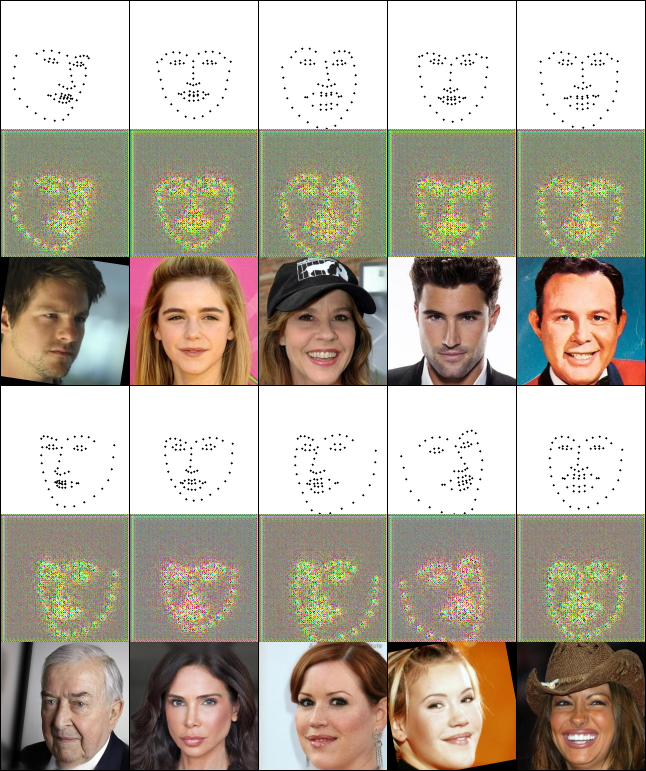
#> input picture Software/pix2pix/images/faces_deid_celeb/0.png, 1292 x 1542 px (shown at 1/2 size); its folder holds only this picture in this run
$ python -i 2FULLPreProcessingImages.py   (imports and definitions only)   (older library calls are emulated)
#> lines starting #> are read from the running program, lines starting #| are printed output that depends on the picture; after the words box and inside, x2 and y2 are one past the last pixel; in counts of white or black regions, pixels touching at a corner belong together
import cv2
import os
import numpy as np
from concurrent.futures import ProcessPoolExecutor

BASE_FOLDER = "C:/Users/Iris/Documents/RI_Training_Data/"

TRAIN_FOLDER = BASE_FOLDER + "TrainingSet"
VALID_FOLDER = BASE_FOLDER + "ValidationSet"


FINAL_TRAIN_FOLDER = BASE_FOLDER + "FinalTrainingSet"
FINAL_VALID_FOLDER = BASE_FOLDER + "FinalValidationSet"

BATCH_SIZE = 128  # Broj slika koje procesiramo odjednom
TARGET_SIZE = (256, 256)  # Ciljna veličina slika (256x256)

# Kreiraj foldere za obrađene slike
# [2 lines not run here, left out]

def adjust_contrast(image, alpha=1.2, beta=30):
    """Povećaj kontrast slike."""
    return cv2.convertScaleAbs(image, alpha=alpha, beta=beta)

# [6 lines left out: function rotate_image, not called in this run]

def flip_image(image):
    """Okreni sliku horizontalno."""
    return cv2.flip(image, 1)

def resize_image(image, target_size):
    """Promijeni veličinu slike na ciljanu veličinu."""
    return cv2.resize(image, target_size)

# [75 lines left out: functions preprocess_image_step1, preprocess_image_step2, preprocess_image_step3, not called in this run]

def sobel_edge_detection(
    image_path,
    output_folder,
    ksize=3,
    ddepth=cv2.CV_64F,
    threshold_value=30,
    invert=True,
    scale=1,
    delta=-0.25
    ):
    """Performs Sobel edge detection with fine-tuning options."""
#> called with image_path = 'pix2pix/images/faces_deid_celeb/0.png', output_folder = 'out.png', ksize = 3, ddepth = 6, threshold_value = 30, invert = True, scale = 1, delta = -0.25
    image = cv2.imread(image_path)
#> image is the input picture: shape (1542, 1292, 3); mean B, G, R 155.6, 169.4, 177.8
    if image is None:
        print(f"Ne mogu učitati sliku: {image_path}")
        return

    gray = cv2.cvtColor(image, cv2.COLOR_BGR2GRAY)
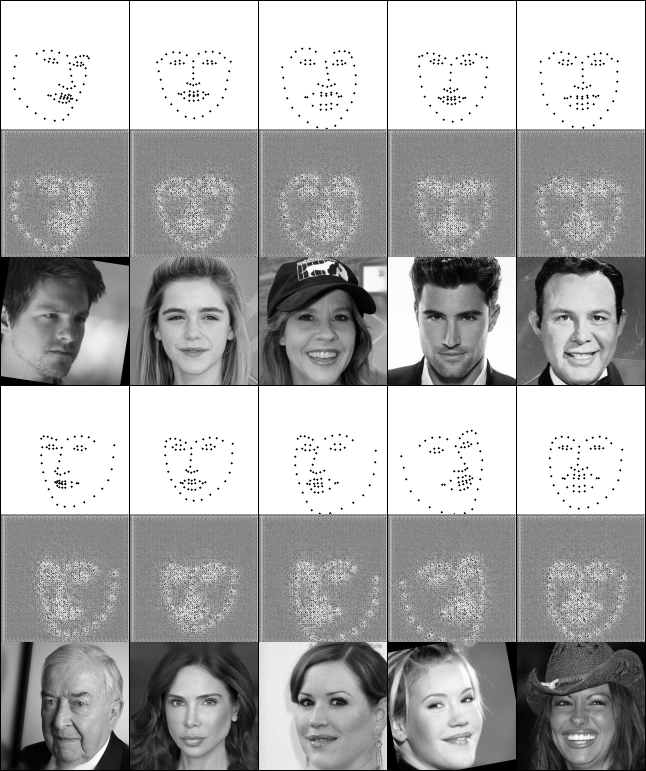
#> gray: shape (1542, 1292) (shown at 1/2 size); min 0, max 255, mean 170.4

    # Compute Sobel gradients
    sobelx = cv2.Sobel(gray, ddepth, 1, 0, ksize=ksize, scale=scale, delta=delta)
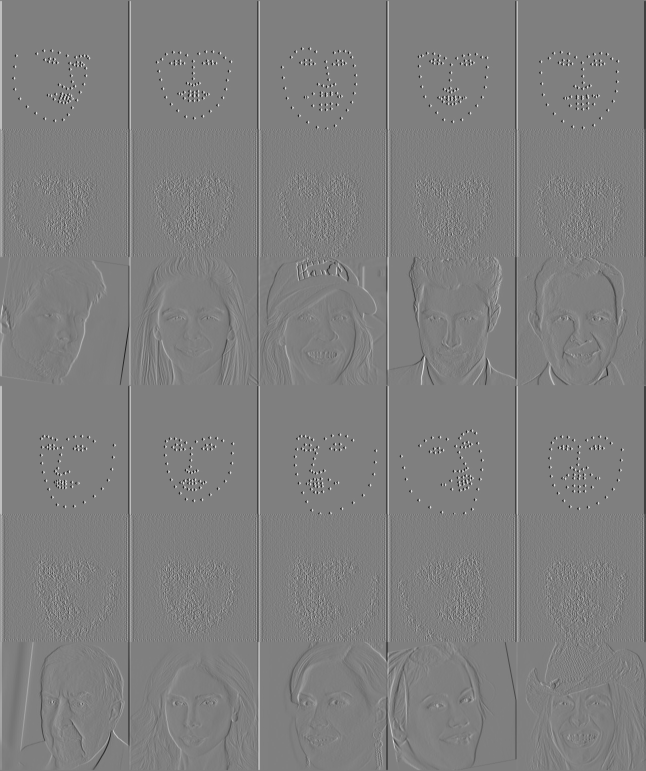
#> sobelx: shape (1542, 1292) float64 (shown at 1/2 size); min -1020.2, max 1019.8, mean -0.2; drawn with min black and max white
    sobely = cv2.Sobel(gray, ddepth, 0, 1, ksize=ksize, scale=scale, delta=delta)
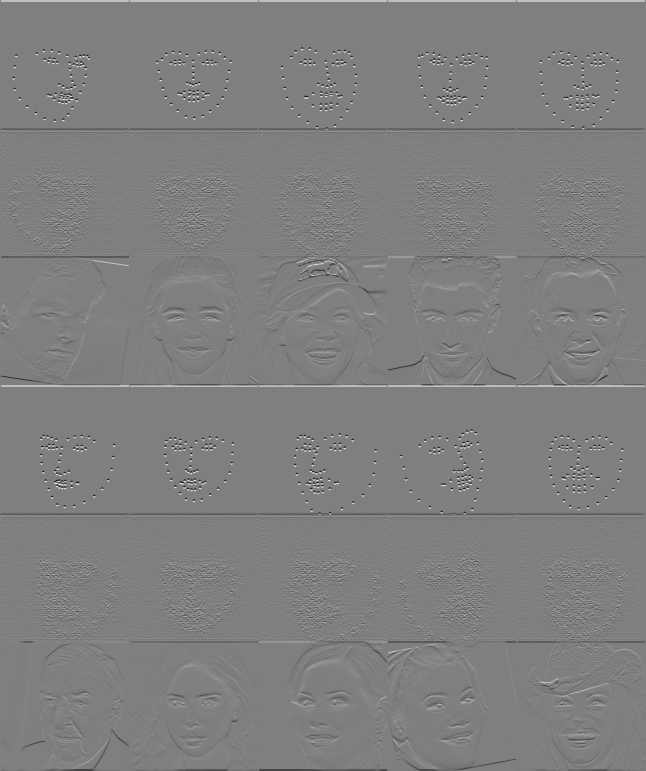
#> sobely: shape (1542, 1292) float64 (shown at 1/2 size); min -1020.2, max 1019.8, mean -0.2; drawn with min black and max white

    # Magnitude of gradient
    sobel = np.hypot(sobelx, sobely)
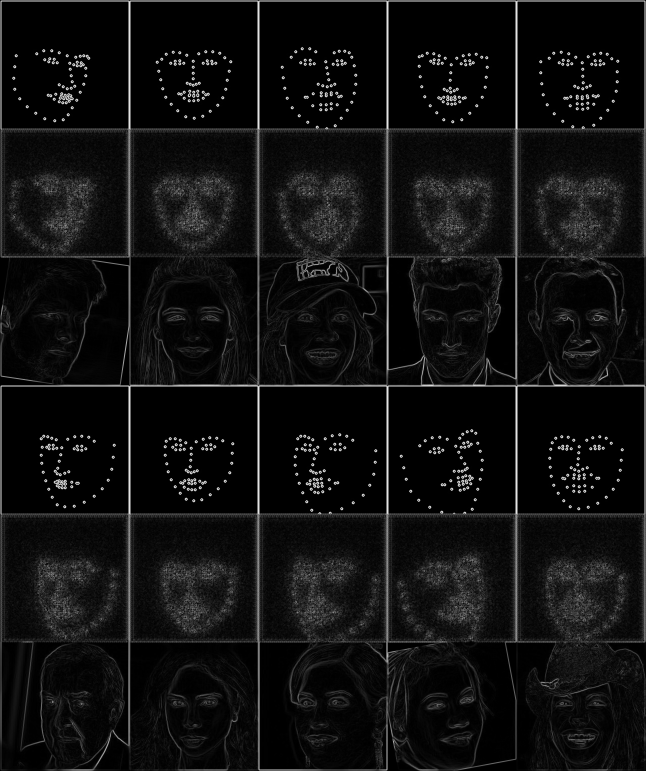
#> sobel: shape (1542, 1292) float64 (shown at 1/2 size); min 0.354, max 1139.4, mean 74.4; drawn with min black and max white

    # Normalize to 0-255 and convert to uint8
    sobel = np.uint8(np.clip((sobel / np.max(sobel)) * 255, 0, 255))

    # Thresholding (binarization)
    _, edge = cv2.threshold(sobel, threshold_value, 255, cv2.THRESH_BINARY)
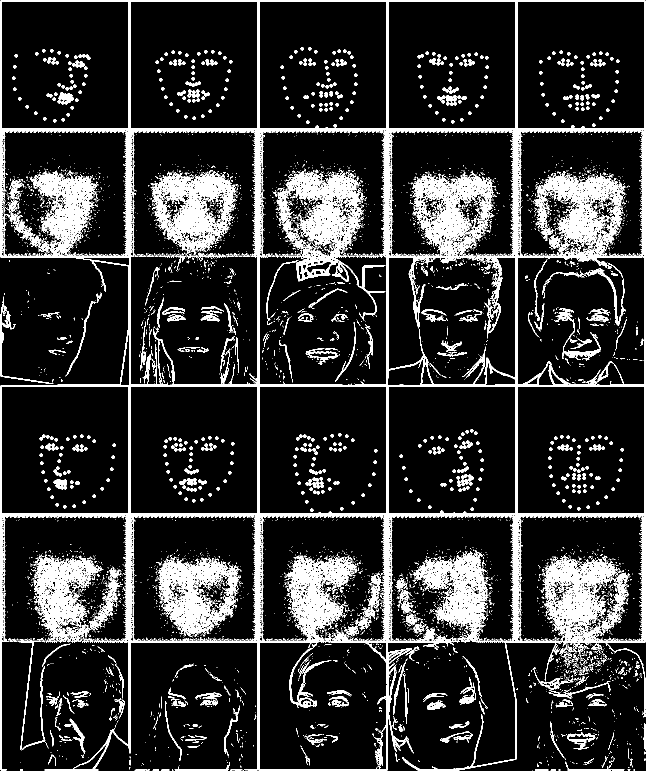
#> edge: shape (1542, 1292) (shown at 1/2 size); 14.1% white in thin lines or dots

    # Invert if desired
    if invert:
        edge = cv2.bitwise_not(edge)
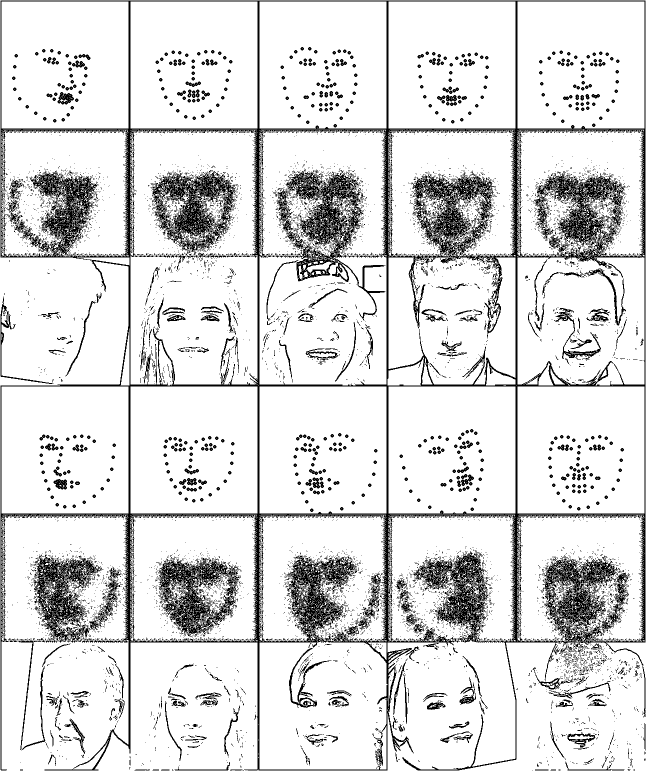
#> edge: shape (1542, 1292) (shown at 1/2 size); 85.9% white; black in thin lines or dots

    # Save result
    filename = os.path.basename(image_path)
    output_path = os.path.join(output_folder, filename)
    cv2.imwrite(output_path, edge)
    # print(f"Sobel konture spremljene: {output_path}")


# [16 lines left out: function preprocess_images_in_batches, not called in this run]

# [12 lines not run here, left out]

>>> result = sobel_edge_detection('pix2pix/images/faces_deid_celeb/0.png', 'out.png')

$ run again, on Software/pix2pix/images/faces_deid_celeb/1000.png
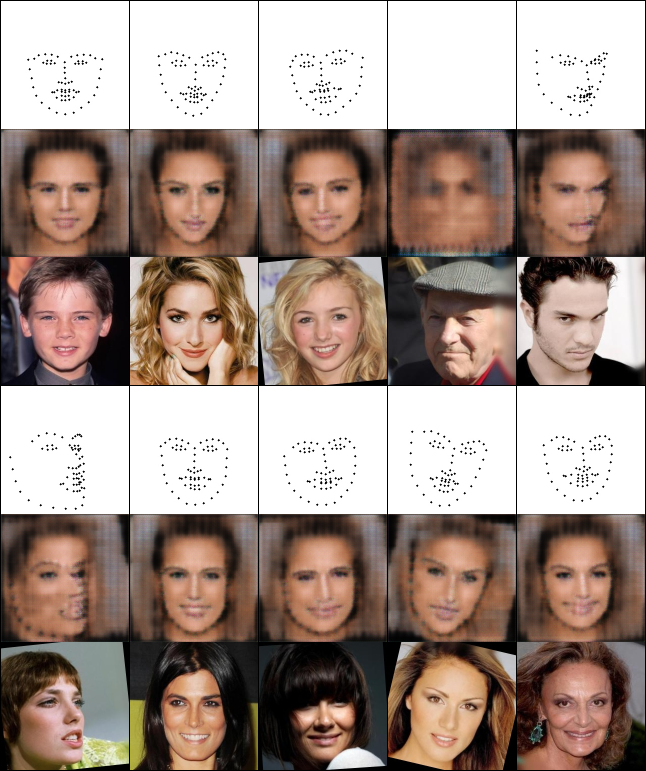
#> input picture Software/pix2pix/images/faces_deid_celeb/1000.png, 1292 x 1542 px (shown at 1/2 size)
#> in sobel_edge_detection, image is the input picture: shape (1542, 1292, 3); mean B, G, R 135.6, 144.9, 163.3
#> in sobel_edge_detection, `_, edge = cv2.threshold(sobel, threshold_value, 255, cv2.THRESH_BINARY)`:
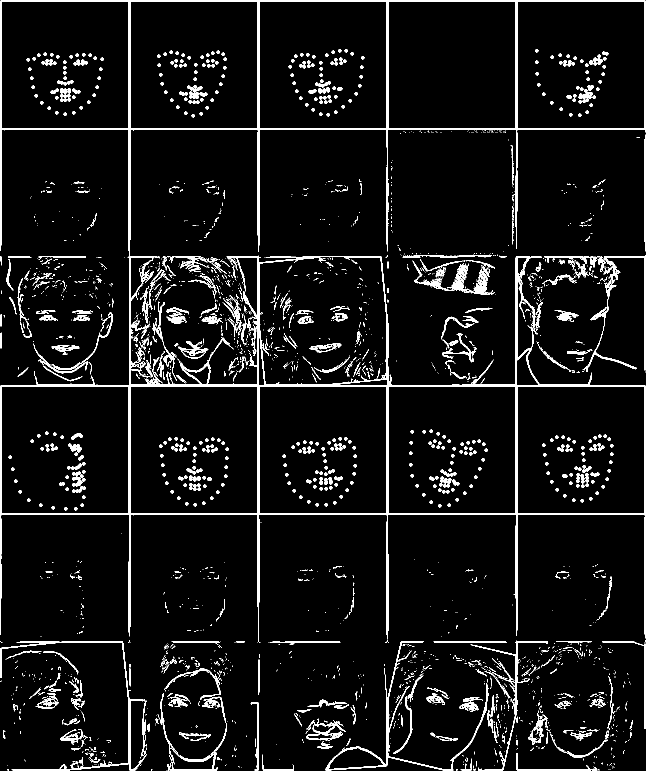
#> edge: shape (1542, 1292) (shown at 1/2 size); 5.9% white; 2743 white regions (1951 under 20 px), largest, box (x1, y1, x2, y2) and area: (1, 1, 1291, 1285) 39913, (651, 1283, 977, 1541) 3055, (1, 1282, 293, 1541) 2644
#> in sobel_edge_detection, `edge = cv2.bitwise_not(edge)`:
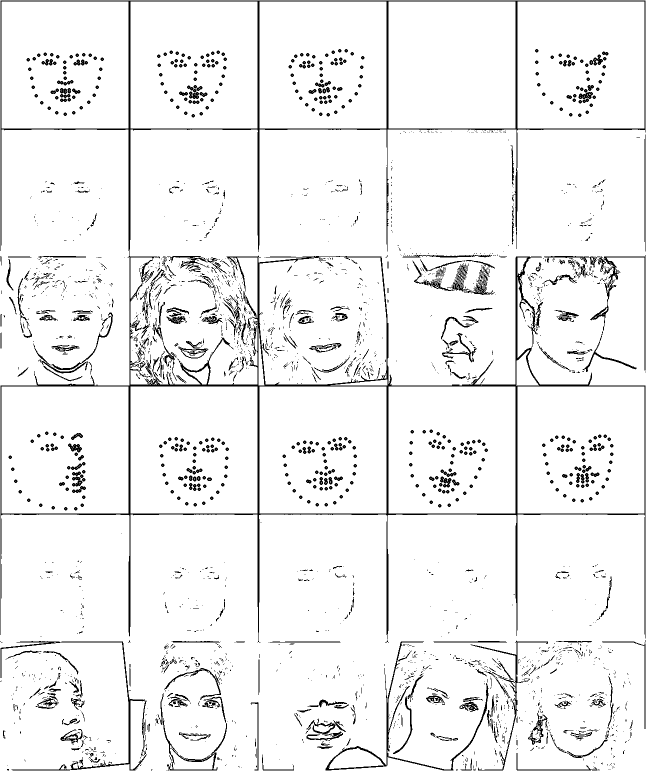
#> edge: shape (1542, 1292) (shown at 1/2 size); 94.1% white; 2743 black regions (1951 under 20 px), largest, box (x1, y1, x2, y2) and area: (1, 1, 1291, 1285) 39913, (651, 1283, 977, 1541) 3055, (1, 1282, 293, 1541) 2644

$ run again, on Software/pix2pix/images/faces_deid_celeb/10000.png
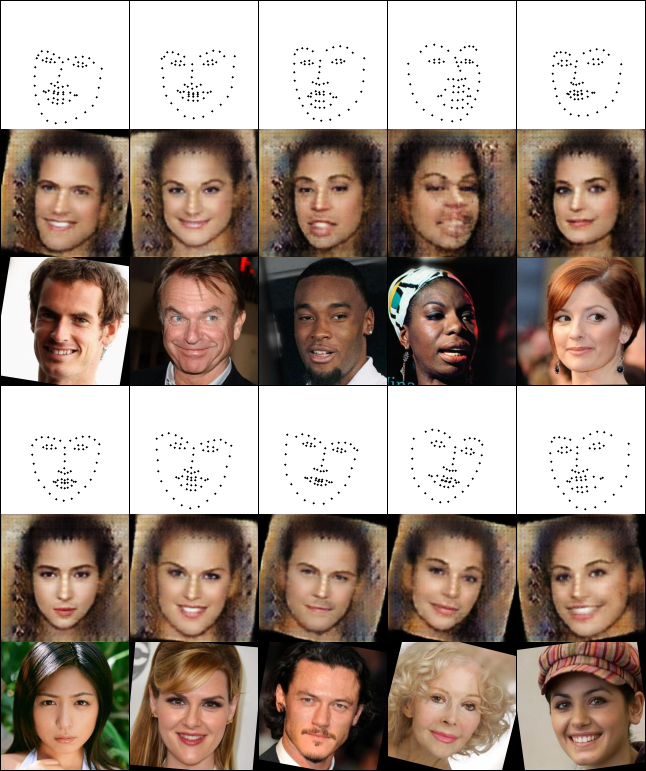
#> input picture Software/pix2pix/images/faces_deid_celeb/10000.png, 1292 x 1542 px (shown at 1/2 size)
#> in sobel_edge_detection, image is the input picture: shape (1542, 1292, 3); mean B, G, R 132.6, 143.7, 161
#> in sobel_edge_detection, `_, edge = cv2.threshold(sobel, threshold_value, 255, cv2.THRESH_BINARY)`:
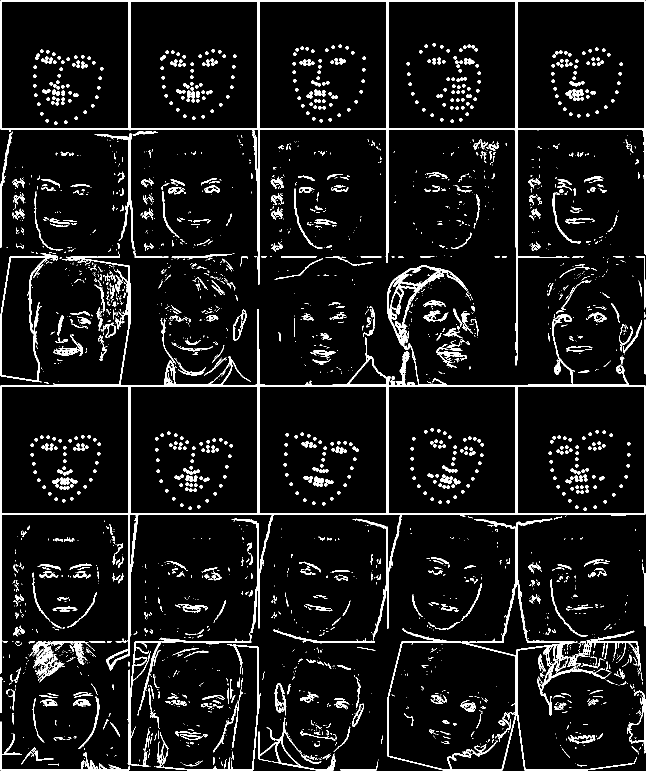
#> edge: shape (1542, 1292) (shown at 1/2 size); 7.1% white; 2820 white regions (1747 under 20 px), largest, box (x1, y1, x2, y2) and area: (1, 503, 1291, 1533) 29535, (1, 1, 1291, 721) 14934, (775, 1037, 1274, 1541) 8886
#> in sobel_edge_detection, `edge = cv2.bitwise_not(edge)`:
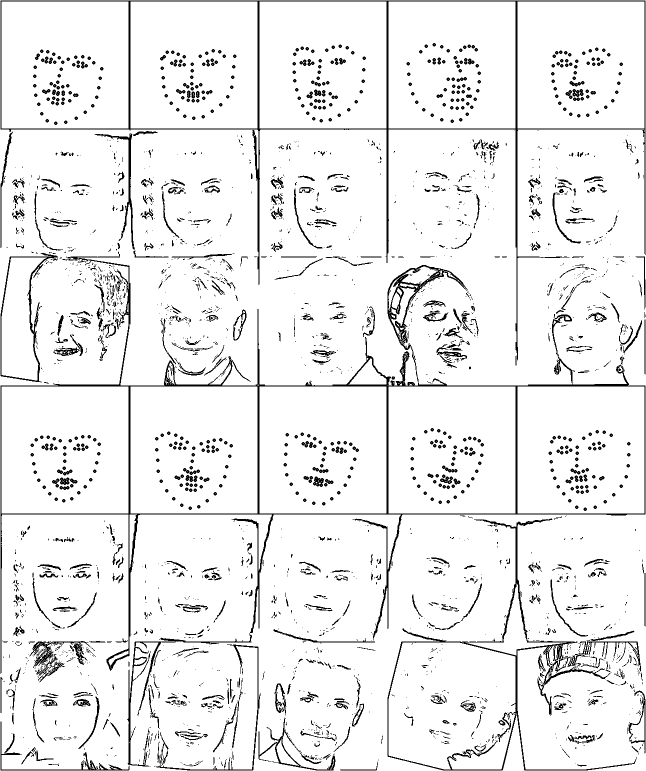
#> edge: shape (1542, 1292) (shown at 1/2 size); 92.9% white; 2820 black regions (1747 under 20 px), largest, box (x1, y1, x2, y2) and area: (1, 503, 1291, 1533) 29535, (1, 1, 1291, 721) 14934, (775, 1037, 1274, 1541) 8886

$ run again, on Software/pix2pix/images/faces_deid_celeb/10500.png
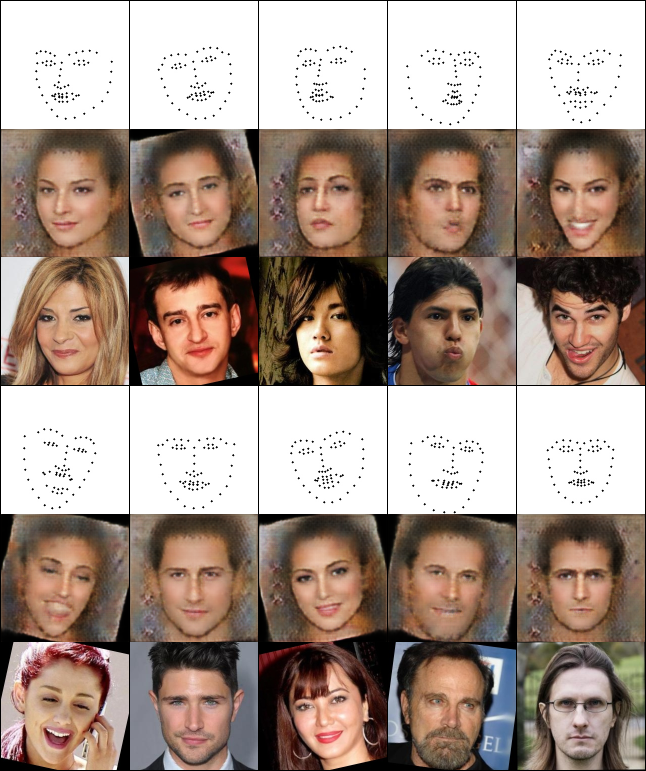
#> input picture Software/pix2pix/images/faces_deid_celeb/10500.png, 1292 x 1542 px (shown at 1/2 size)
#> in sobel_edge_detection, image is the input picture: shape (1542, 1292, 3); mean B, G, R 136.3, 146.8, 165.1
#> in sobel_edge_detection, `_, edge = cv2.threshold(sobel, threshold_value, 255, cv2.THRESH_BINARY)`:
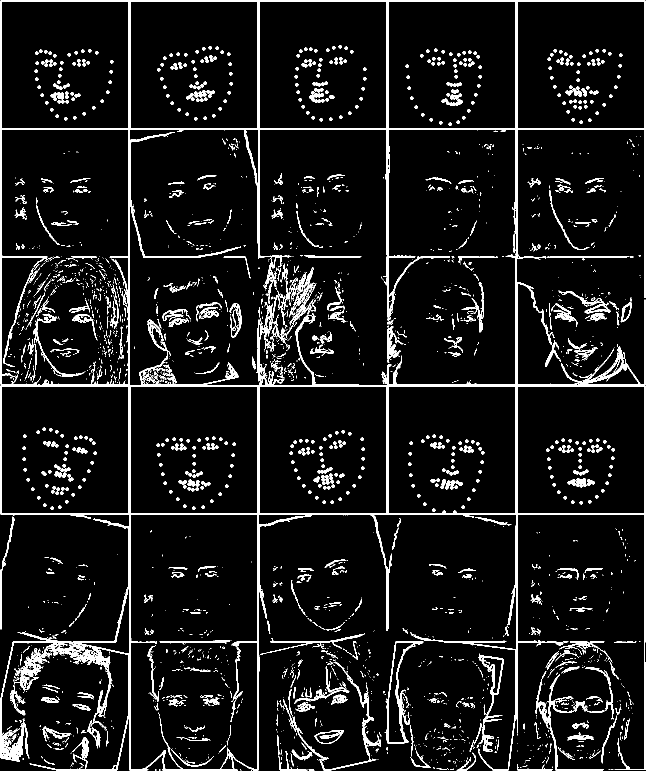
#> edge: shape (1542, 1292) (shown at 1/2 size); 7.2% white; 3095 white regions (2145 under 20 px), largest, box (x1, y1, x2, y2) and area: (1, 1, 1291, 1541) 60938, (1077, 1348, 1227, 1541) 2100, (585, 1324, 759, 1541) 1992
#> in sobel_edge_detection, `edge = cv2.bitwise_not(edge)`:
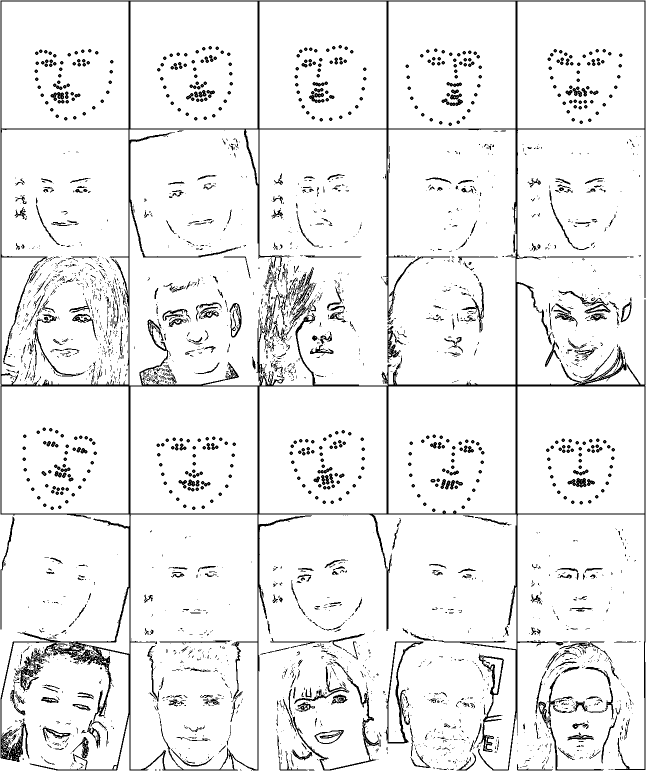
#> edge: shape (1542, 1292) (shown at 1/2 size); 92.8% white; 3095 black regions (2145 under 20 px), largest, box (x1, y1, x2, y2) and area: (1, 1, 1291, 1541) 60938, (1077, 1348, 1227, 1541) 2100, (585, 1324, 759, 1541) 1992
